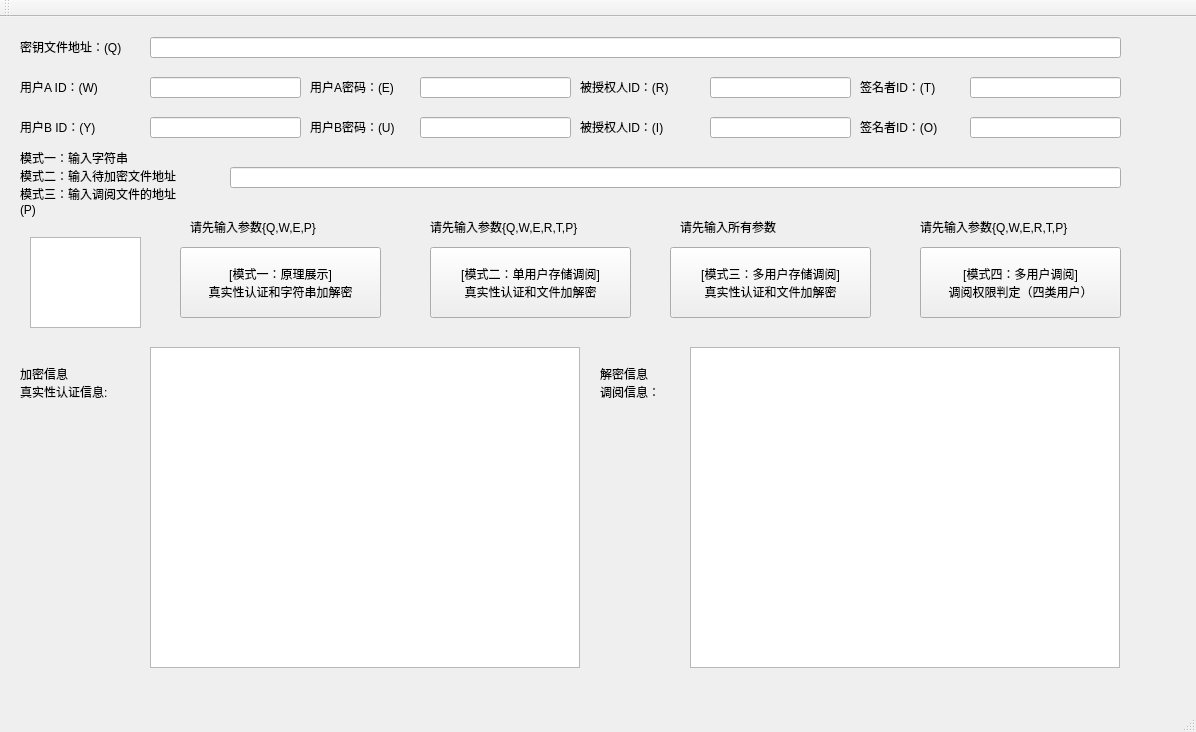
<?xml version="1.0" encoding="UTF-8"?>
<ui version="4.0">
 <class>MainWindow</class>
 <widget class="QMainWindow" name="MainWindow">
  <property name="geometry">
   <rect>
    <x>0</x>
    <y>0</y>
    <width>1196</width>
    <height>732</height>
   </rect>
  </property>
  <property name="windowTitle">
   <string>MainWindow</string>
  </property>
  <widget class="QWidget" name="centralWidget">
   <widget class="QPushButton" name="pushButton">
    <property name="geometry">
     <rect>
      <x>180</x>
      <y>230</y>
      <width>201</width>
      <height>71</height>
     </rect>
    </property>
    <property name="text">
     <string>[模式一：原理展示]
真实性认证和字符串加解密</string>
    </property>
   </widget>
   <widget class="QLineEdit" name="lineEdit">
    <property name="geometry">
     <rect>
      <x>150</x>
      <y>20</y>
      <width>971</width>
      <height>21</height>
     </rect>
    </property>
   </widget>
   <widget class="QLineEdit" name="lineEdit_2">
    <property name="geometry">
     <rect>
      <x>150</x>
      <y>60</y>
      <width>151</width>
      <height>21</height>
     </rect>
    </property>
   </widget>
   <widget class="QLineEdit" name="lineEdit_3">
    <property name="geometry">
     <rect>
      <x>420</x>
      <y>60</y>
      <width>151</width>
      <height>21</height>
     </rect>
    </property>
   </widget>
   <widget class="QLineEdit" name="lineEdit_4">
    <property name="geometry">
     <rect>
      <x>710</x>
      <y>60</y>
      <width>141</width>
      <height>21</height>
     </rect>
    </property>
   </widget>
   <widget class="QLineEdit" name="lineEdit_5">
    <property name="geometry">
     <rect>
      <x>970</x>
      <y>60</y>
      <width>151</width>
      <height>21</height>
     </rect>
    </property>
   </widget>
   <widget class="QTextBrowser" name="textBrowser">
    <property name="geometry">
     <rect>
      <x>150</x>
      <y>330</y>
      <width>430</width>
      <height>321</height>
     </rect>
    </property>
   </widget>
   <widget class="QTextBrowser" name="textBrowser_2">
    <property name="geometry">
     <rect>
      <x>690</x>
      <y>330</y>
      <width>430</width>
      <height>321</height>
     </rect>
    </property>
   </widget>
   <widget class="QLabel" name="label">
    <property name="geometry">
     <rect>
      <x>20</x>
      <y>20</y>
      <width>131</width>
      <height>20</height>
     </rect>
    </property>
    <property name="text">
     <string>密钥文件地址：(Q)</string>
    </property>
   </widget>
   <widget class="QLabel" name="label_2">
    <property name="geometry">
     <rect>
      <x>20</x>
      <y>60</y>
      <width>121</width>
      <height>20</height>
     </rect>
    </property>
    <property name="text">
     <string>用户A ID：(W)</string>
    </property>
   </widget>
   <widget class="QLabel" name="label_3">
    <property name="geometry">
     <rect>
      <x>310</x>
      <y>60</y>
      <width>111</width>
      <height>20</height>
     </rect>
    </property>
    <property name="text">
     <string>用户A密码：(E)</string>
    </property>
   </widget>
   <widget class="QLabel" name="label_4">
    <property name="geometry">
     <rect>
      <x>580</x>
      <y>60</y>
      <width>121</width>
      <height>20</height>
     </rect>
    </property>
    <property name="text">
     <string>被授权人ID：(R)</string>
    </property>
   </widget>
   <widget class="QLabel" name="label_5">
    <property name="geometry">
     <rect>
      <x>860</x>
      <y>60</y>
      <width>101</width>
      <height>20</height>
     </rect>
    </property>
    <property name="text">
     <string>签名者ID：(T)</string>
    </property>
   </widget>
   <widget class="QLabel" name="label_6">
    <property name="geometry">
     <rect>
      <x>310</x>
      <y>100</y>
      <width>111</width>
      <height>20</height>
     </rect>
    </property>
    <property name="text">
     <string>用户B密码：(U)</string>
    </property>
   </widget>
   <widget class="QLineEdit" name="lineEdit_6">
    <property name="geometry">
     <rect>
      <x>710</x>
      <y>100</y>
      <width>141</width>
      <height>21</height>
     </rect>
    </property>
   </widget>
   <widget class="QLineEdit" name="lineEdit_7">
    <property name="geometry">
     <rect>
      <x>420</x>
      <y>100</y>
      <width>151</width>
      <height>21</height>
     </rect>
    </property>
   </widget>
   <widget class="QLineEdit" name="lineEdit_8">
    <property name="geometry">
     <rect>
      <x>150</x>
      <y>100</y>
      <width>151</width>
      <height>21</height>
     </rect>
    </property>
   </widget>
   <widget class="QLineEdit" name="lineEdit_9">
    <property name="geometry">
     <rect>
      <x>970</x>
      <y>100</y>
      <width>151</width>
      <height>21</height>
     </rect>
    </property>
   </widget>
   <widget class="QLabel" name="label_7">
    <property name="geometry">
     <rect>
      <x>860</x>
      <y>100</y>
      <width>101</width>
      <height>20</height>
     </rect>
    </property>
    <property name="text">
     <string>签名者ID：(O)</string>
    </property>
   </widget>
   <widget class="QLabel" name="label_8">
    <property name="geometry">
     <rect>
      <x>20</x>
      <y>100</y>
      <width>101</width>
      <height>20</height>
     </rect>
    </property>
    <property name="text">
     <string>用户B ID：(Y)</string>
    </property>
   </widget>
   <widget class="QLabel" name="label_9">
    <property name="geometry">
     <rect>
      <x>580</x>
      <y>100</y>
      <width>121</width>
      <height>20</height>
     </rect>
    </property>
    <property name="text">
     <string>被授权人ID：(I)</string>
    </property>
   </widget>
   <widget class="QLabel" name="label_10">
    <property name="geometry">
     <rect>
      <x>190</x>
      <y>200</y>
      <width>191</width>
      <height>20</height>
     </rect>
    </property>
    <property name="text">
     <string>请先输入参数{Q,W,E,P}</string>
    </property>
   </widget>
   <widget class="QPushButton" name="pushButton_2">
    <property name="geometry">
     <rect>
      <x>430</x>
      <y>230</y>
      <width>201</width>
      <height>71</height>
     </rect>
    </property>
    <property name="text">
     <string>[模式二：单用户存储调阅]
真实性认证和文件加解密</string>
    </property>
   </widget>
   <widget class="QPushButton" name="pushButton_3">
    <property name="geometry">
     <rect>
      <x>670</x>
      <y>230</y>
      <width>201</width>
      <height>71</height>
     </rect>
    </property>
    <property name="text">
     <string>[模式三：多用户存储调阅]
真实性认证和文件加解密</string>
    </property>
   </widget>
   <widget class="QPushButton" name="pushButton_4">
    <property name="geometry">
     <rect>
      <x>920</x>
      <y>230</y>
      <width>201</width>
      <height>71</height>
     </rect>
    </property>
    <property name="text">
     <string>[模式四：多用户调阅]
调阅权限判定（四类用户）</string>
    </property>
   </widget>
   <widget class="QLineEdit" name="lineEdit_10">
    <property name="geometry">
     <rect>
      <x>230</x>
      <y>150</y>
      <width>891</width>
      <height>21</height>
     </rect>
    </property>
   </widget>
   <widget class="QLabel" name="label_11">
    <property name="geometry">
     <rect>
      <x>20</x>
      <y>130</y>
      <width>211</width>
      <height>71</height>
     </rect>
    </property>
    <property name="text">
     <string>模式一：输入字符串
模式二：输入待加密文件地址
模式三：输入调阅文件的地址
(P)</string>
    </property>
   </widget>
   <widget class="QLabel" name="label_12">
    <property name="geometry">
     <rect>
      <x>430</x>
      <y>200</y>
      <width>201</width>
      <height>20</height>
     </rect>
    </property>
    <property name="text">
     <string>请先输入参数{Q,W,E,R,T,P}</string>
    </property>
   </widget>
   <widget class="QLabel" name="label_13">
    <property name="geometry">
     <rect>
      <x>680</x>
      <y>200</y>
      <width>161</width>
      <height>20</height>
     </rect>
    </property>
    <property name="text">
     <string>请先输入所有参数</string>
    </property>
   </widget>
   <widget class="QLabel" name="label_14">
    <property name="geometry">
     <rect>
      <x>920</x>
      <y>200</y>
      <width>201</width>
      <height>20</height>
     </rect>
    </property>
    <property name="text">
     <string>请先输入参数{Q,W,E,R,T,P}</string>
    </property>
   </widget>
   <widget class="QLabel" name="label_15">
    <property name="geometry">
     <rect>
      <x>20</x>
      <y>330</y>
      <width>121</width>
      <height>71</height>
     </rect>
    </property>
    <property name="text">
     <string>加密信息
真实性认证信息:</string>
    </property>
   </widget>
   <widget class="QLabel" name="label_16">
    <property name="geometry">
     <rect>
      <x>600</x>
      <y>330</y>
      <width>81</width>
      <height>71</height>
     </rect>
    </property>
    <property name="text">
     <string>解密信息
调阅信息：</string>
    </property>
   </widget>
   <widget class="QTextBrowser" name="textBrowser_3">
    <property name="geometry">
     <rect>
      <x>30</x>
      <y>220</y>
      <width>111</width>
      <height>91</height>
     </rect>
    </property>
   </widget>
  </widget>
  <widget class="QMenuBar" name="menuBar">
   <property name="geometry">
    <rect>
     <x>0</x>
     <y>0</y>
     <width>1196</width>
     <height>26</height>
    </rect>
   </property>
  </widget>
  <widget class="QToolBar" name="mainToolBar">
   <attribute name="toolBarArea">
    <enum>TopToolBarArea</enum>
   </attribute>
   <attribute name="toolBarBreak">
    <bool>false</bool>
   </attribute>
  </widget>
  <widget class="QStatusBar" name="statusBar"/>
 </widget>
 <layoutdefault spacing="6" margin="11"/>
 <resources/>
 <connections/>
</ui>
